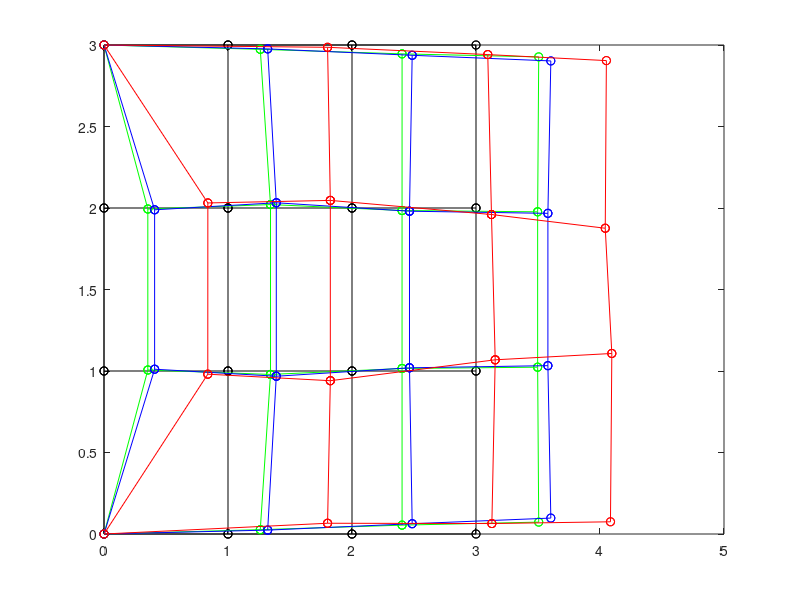

This chart was generated by the following MATLAB code:
clc
clear all
close all
x=[0;1;2;3;3;3;3;2;1;0;0;0;1;2;2;1];
y=[0;0;0;0;1;2;3;3;3;3;2;1;1;1;2;2];
u0=[0;1+0.2602;2+0.4038;3+0.5057;3+0.4971;3+0.4971;3+0.5057;2+0.4038;1+0.2602;0;0+0.3534;0+0.3534;1+ 0.3426;2+0.4036;2+0.4036;1+0.3426];
v0=[0;0+0.0266;0+0.0544;0+0.0730;1+0.0234;2-0.0234;3-0.0730;3-0.0544;3-0.0266;3;2-0.0062;1+0.0062;1-0.0211;1+0.0154;2-0.0154;2+0.0211];
ur=[0;1+0.3199;2+0.4853;3+0.6034;3+0.5798;3+0.5798;3+0.6034;2+0.4853;1+0.3199;0;0+0.4082;0+0.4082;1+0.3894;2+0.4636;2+0.4636;1+ 0.3894];
vr=[0;0+0.0239;0+0.0631;0+0.0977;1+0.0328;2-0.0328;3-0.0977;3-0.0631;3-0.0239;3;2-0.0110;1+0.0110;1-0.0321;1+0.0196;2-0.0196;2+0.0321];   
ua=[0;1+0.8030;2+1.128;3+1.0844;3+1.0953;3+1.0423;3+1.0514;2+1.0949;1+0.8030;0;0+0.8375;0+0.8370;1+0.8252;2+1.1548;2+1.1248;1+0.8251];
va=[0;0+.06598;0+0.06414;0.0749;1+0.1075;2-0.1241;3-0.09568;3-0.0587;3-.01406;3;2+0.03106;1-.01948;1-.05951;1+0.0687;2-0.0399;2+0.04661]; 
       
figure('Name','Nodes');
m=[x(1) x(2)];
n=[y(1) y(2)];
plot(m,n,'k-o');
hold on
m=[x(2) x(3)];
n=[y(2) y(3)];
plot(m,n,'k-o');
hold on
m=[x(3) x(4)];
n=[y(3) y(4)];
plot(m,n,'k-o');
hold on
m=[x(4) x(5)];
n=[y(4) y(5)];
plot(m,n,'k-o');
hold on
m=[x(5) x(6)];
n=[y(5) y(6)];
plot(m,n,'k-o');
hold on
m=[x(6) x(7)];
n=[y(6) y(7)];
plot(m,n,'k-o');
hold on
m=[x(7) x(8)];
n=[y(7) y(8)];
plot(m,n,'k-o');
hold on
m=[x(8) x(9)];
n=[y(8) y(9)];
plot(m,n,'k-o');
hold on
m=[x(9) x(10)];
n=[y(9) y(10)];
plot(m,n,'k-o');
hold on
m=[x(10) x(11)];
n=[y(10) y(11)];
plot(m,n,'k-o');
hold on
m=[x(11) x(12)];
n=[y(11) y(12)];
plot(m,n,'k-o');
hold on
m=[x(12) x(1)];
n=[y(12) y(1)];
plot(m,n,'k-o');
hold on
m=[x(12) x(13)];
n=[y(12) y(13)];
plot(m,n,'k-o');
hold on
m=[x(13) x(14)];
n=[y(13) y(14)];
plot(m,n,'k-o');
hold on
m=[x(14) x(5)];
n=[y(14) y(5)];
plot(m,n,'k-o');
hold on
m=[x(13) x(16)];
n=[y(13) y(16)];
plot(m,n,'k-o');
hold on
m=[x(14) x(15)];
n=[y(14) y(15)];
plot(m,n,'k-o');
hold on
m=[x(11) x(16)];
n=[y(11) y(16)];
plot(m,n,'k-o');
hold on
m=[x(16) x(15)];
n=[y(16) y(15)];
plot(m,n,'k-o');
hold on
m=[x(15) x(6)];
n=[y(15) y(6)];
plot(m,n,'k-o');
hold on
m=[x(16) x(9)];
n=[y(16) y(9)];
plot(m,n,'k-o');
hold on
m=[x(15) x(8)];
n=[y(15) y(8)];
plot(m,n,'k-o');
hold on
m=[x(2) x(13)];
n=[y(2) y(13)];
plot(m,n,'k-o');
hold on
m=[x(3) x(14)];
n=[y(3) y(14)];
plot(m,n,'k-o');
hold on
%original displacements
m=[u0(1) u0(2)];
n=[v0(1) v0(2)];
plot(m,n,'g-o');
hold on
m=[u0(2) u0(3)];
n=[v0(2) v0(3)];
plot(m,n,'g-o');
hold on
m=[u0(3) u0(4)];
n=[v0(3) v0(4)];
plot(m,n,'g-o');
hold on
m=[u0(4) u0(5)];
n=[v0(4) v0(5)];
plot(m,n,'g-o');
hold on
m=[u0(5) u0(6)];
n=[v0(5) v0(6)];
plot(m,n,'g-o');
hold on
m=[u0(6) u0(7)];
n=[v0(6) v0(7)];
plot(m,n,'g-o');
hold on
m=[u0(7) u0(8)];
n=[v0(7) v0(8)];
plot(m,n,'g-o');
hold on
m=[u0(8) u0(9)];
n=[v0(8) v0(9)];
plot(m,n,'g-o');
hold on
m=[u0(9) u0(10)];
n=[v0(9) v0(10)];
plot(m,n,'g-o');
hold on
m=[u0(10) u0(11)];
n=[v0(10) v0(11)];
plot(m,n,'g-o');
hold on
m=[u0(11) u0(12)];
n=[v0(11) v0(12)];
plot(m,n,'g-o');
hold on
m=[u0(12) u0(1)];
n=[v0(12) v0(1)];
plot(m,n,'g-o');
hold on
m=[u0(12) u0(13)];
n=[v0(12) v0(13)];
plot(m,n,'g-o');
hold on
m=[u0(13) u0(14)];
n=[v0(13) v0(14)];
plot(m,n,'g-o');
hold on
m=[u0(14) u0(5)];
n=[v0(14) v0(5)];
plot(m,n,'g-o');
hold on
m=[u0(13) u0(16)];
n=[v0(13) v0(16)];
plot(m,n,'g-o');
hold on
m=[u0(14) u0(15)];
n=[v0(14) v0(15)];
plot(m,n,'g-o');
hold on
m=[u0(11) u0(16)];
n=[v0(11) v0(16)];
plot(m,n,'g-o');
hold on
m=[u0(16) u0(15)];
n=[v0(16) v0(15)];
plot(m,n,'g-o');
hold on
m=[u0(15) u0(6)];
n=[v0(15) v0(6)];
plot(m,n,'g-o');
hold on
m=[u0(16) u0(9)];
n=[v0(16) v0(9)];
plot(m,n,'g-o');
hold on
m=[u0(15) u0(8)];
n=[v0(15) v0(8)];
plot(m,n,'g-o');
hold on
m=[u0(2) u0(13)];
n=[v0(2) v0(13)];
plot(m,n,'g-o');
hold on
m=[u0(3) u0(14)];
n=[v0(3) v0(14)];
plot(m,n,'g-o');
hold on

%reduced displacements
m=[ur(1) ur(2)];
n=[vr(1) vr(2)];
plot(m,n,'b-o');
hold on
m=[ur(2) ur(3)];
n=[vr(2) vr(3)];
plot(m,n,'b-o');
hold on
m=[ur(3) ur(4)];
n=[vr(3) vr(4)];
plot(m,n,'b-o');
hold on
m=[ur(4) ur(5)];
n=[vr(4) vr(5)];
plot(m,n,'b-o');
hold on
m=[ur(5) ur(6)];
n=[vr(5) vr(6)];
plot(m,n,'b-o');
hold on
m=[ur(6) ur(7)];
n=[vr(6) vr(7)];
plot(m,n,'b-o');
hold on
m=[ur(7) ur(8)];
n=[vr(7) vr(8)];
plot(m,n,'b-o');
hold on
m=[ur(8) ur(9)];
n=[vr(8) vr(9)];
plot(m,n,'b-o');
hold on
m=[ur(9) ur(10)];
n=[vr(9) vr(10)];
plot(m,n,'b-o');
hold on
m=[ur(10) ur(11)];
n=[vr(10) vr(11)];
plot(m,n,'b-o');
hold on
m=[ur(11) ur(12)];
n=[vr(11) vr(12)];
plot(m,n,'b-o');
hold on
m=[ur(12) ur(1)];
n=[vr(12) vr(1)];
plot(m,n,'b-o');
hold on
m=[ur(12) ur(13)];
n=[vr(12) vr(13)];
plot(m,n,'b-o');
hold on
m=[ur(13) ur(14)];
n=[vr(13) vr(14)];
plot(m,n,'b-o');
hold on
m=[ur(14) ur(5)];
n=[vr(14) vr(5)];
plot(m,n,'b-o');
hold on
m=[ur(13) ur(16)];
n=[vr(13) vr(16)];
plot(m,n,'b-o');
hold on
m=[ur(14) ur(15)];
n=[vr(14) vr(15)];
plot(m,n,'b-o');
hold on
m=[ur(11) ur(16)];
n=[vr(11) vr(16)];
plot(m,n,'b-o');
hold on
m=[ur(16) ur(15)];
n=[vr(16) vr(15)];
plot(m,n,'b-o');
hold on
m=[ur(15) ur(6)];
n=[vr(15) vr(6)];
plot(m,n,'b-o');
hold on
m=[ur(16) ur(9)];
n=[vr(16) vr(9)];
plot(m,n,'b-o');
hold on
m=[ur(15) ur(8)];
n=[vr(15) vr(8)];
plot(m,n,'b-o');
hold on
m=[ur(2) ur(13)];
n=[vr(2) vr(13)];
plot(m,n,'b-o');
hold on
m=[ur(3) ur(14)];
n=[vr(3) vr(14)];
plot(m,n,'b-o');
hold on

%analytical displacements

m=[ua(1) ua(2)];
n=[va(1) va(2)];
plot(m,n,'r-o');
hold on
m=[ua(2) ua(3)];
n=[va(2) va(3)];
plot(m,n,'r-o');
hold on
m=[ua(3) ua(4)];
n=[va(3) va(4)];
plot(m,n,'r-o');
hold on
m=[ua(4) ua(5)];
n=[va(4) va(5)];
plot(m,n,'r-o');
hold on
m=[ua(5) ua(6)];
n=[va(5) va(6)];
plot(m,n,'r-o');
hold on
m=[ua(6) ua(7)];
n=[va(6) va(7)];
plot(m,n,'r-o');
hold on
m=[ua(7) ua(8)];
n=[va(7) va(8)];
plot(m,n,'r-o');
hold on
m=[ua(8) ua(9)];
n=[va(8) va(9)];
plot(m,n,'r-o');
hold on
m=[ua(9) ua(10)];
n=[va(9) va(10)];
plot(m,n,'r-o');
hold on
m=[ua(10) ua(11)];
n=[va(10) va(11)];
plot(m,n,'r-o');
hold on
m=[ua(11) ua(12)];
n=[va(11) va(12)];
plot(m,n,'r-o');
hold on
m=[ua(12) ua(1)];
n=[va(12) va(1)];
plot(m,n,'r-o');
hold on
m=[ua(12) ua(13)];
n=[va(12) va(13)];
plot(m,n,'r-o');
hold on
m=[ua(13) ua(14)];
n=[va(13) va(14)];
plot(m,n,'r-o');
hold on
m=[ua(14) ua(5)];
n=[va(14) va(5)];
plot(m,n,'r-o');
hold on
m=[ua(13) ua(16)];
n=[va(13) va(16)];
plot(m,n,'r-o');
hold on
m=[ua(14) ua(15)];
n=[va(14) va(15)];
plot(m,n,'r-o');
hold on
m=[ua(11) ua(16)];
n=[va(11) va(16)];
plot(m,n,'r-o');
hold on
m=[ua(16) ua(15)];
n=[va(16) va(15)];
plot(m,n,'r-o');
hold on
m=[ua(15) ua(6)];
n=[va(15) va(6)];
plot(m,n,'r-o');
hold on
m=[ua(16) ua(9)];
n=[va(16) va(9)];
plot(m,n,'r-o');
hold on
m=[ua(15) ua(8)];
n=[va(15) va(8)];
plot(m,n,'r-o');
hold on
m=[ua(2) ua(13)];
n=[va(2) va(13)];
plot(m,n,'r-o');
hold on
m=[ua(3) ua(14)];
n=[va(3) va(14)];
plot(m,n,'r-o');
hold on